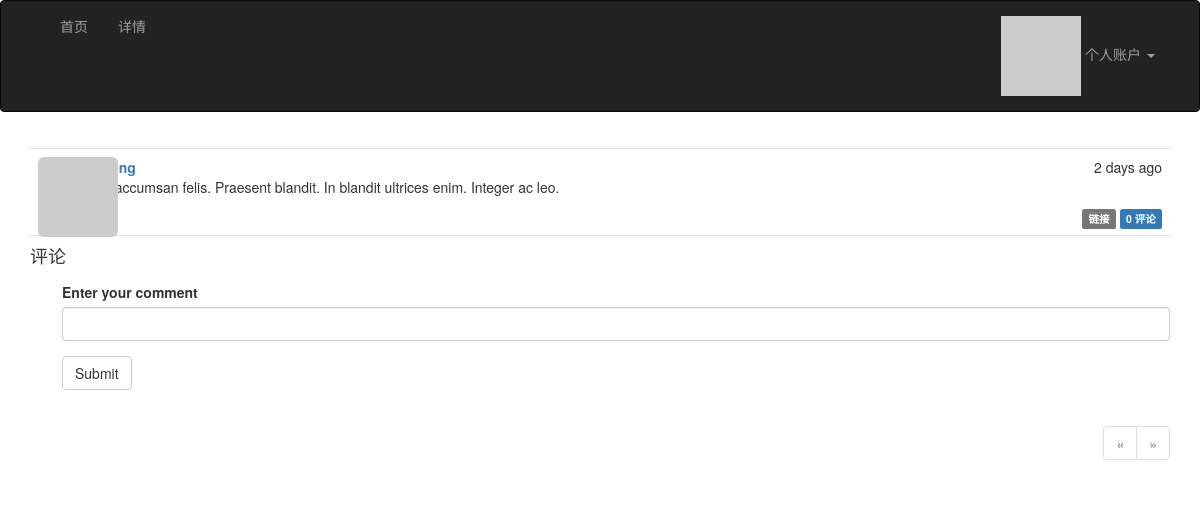
The page /post/2 (signed in) on the database its author committed.
### app/models.py (models this page shows, shortened)
class Post(db.Model):
    __tablename__ = 'posts'
    id = db.Column(db.Integer, primary_key=True)
    body = db.Column(db.Text)
    body_html = db.Column(db.Text)
    timestamp = db.Column(db.DateTime, index=True, default=datetime.utcnow)
    author_id = db.Column(db.Integer, db.ForeignKey('users.id'))
    comments = db.relationship('Comment', backref='post', lazy='dynamic')

### app/main/views.py (the view, shortened to what this page needs)
@main.route('/post/<int:id>', methods=['GET', 'POST'])
def post(id):
    post = Post.query.get_or_404(id)
    form = CommentForm()
    page = request.args.get('page', 1, type=int)
    if page == -1:
        page = (post.comments.count() - 1) // \
            current_app.config['FLASKY_COMMENTS_PER_PAGE'] + 1
    pagination = post.comments.order_by(Comment.timestamp.asc()).paginate(
        page, per_page=current_app.config['FLASKY_COMMENTS_PER_PAGE'],
        error_out=False)
    comments = pagination.items
    return render_template('post.html', posts=[post], form=form,
                           comments=comments, pagination=pagination)

### app/main/forms.py
class CommentForm(FlaskForm):
    body = StringField('Enter your comment', validators=[DataRequired()])
    submit = SubmitField('Submit')

### app/auth/views.py (called while the page is built)
@auth.before_app_request
def before_request():
    if current_user.is_authenticated:
        current_user.ping()
        if not current_user.confirmed \
                and request.endpoint \
                and request.blueprint != 'auth' \
                and request.endpoint != 'static':
            return redirect(url_for('auth.unconfirmed'))

### app/main/__init__.py (called while the page is built)
@main.app_context_processor
def inject_permissions():
    return dict(Permission=Permission)

### app/models.py (called while the page is built)
@login_manager.user_loader
def load_user(user_id):
    return User.query.get(int(user_id))

    def has_permission(self, perm):
        return self.permissions & perm == perm

    def can(self, perm):
        return self.role is not None and self.role.has_permission(perm)

    def is_administrator(self):
        return self.can(Permission.ADMIN)

    def ping(self):
        self.last_seen = datetime.utcnow()
        db.session.add(self)

    def gravatar(self, size=100, default='identicon', rating='g'):
        url = 'https://secure.gravatar.com/avatar'
        hash = self.avatar_hash or self.gravatar_hash()
        return '{url}/{hash}?s={size}&d={default}&r={rating}'.format(
            url=url, hash=hash, size=size, default=default, rating=rating)

### app/templates/post.html (shortened to what this page needs)
{% extends "base.html" %}
{% import "bootstrap/wtf.html" as wtf %}
{% import "_macros.html" as macros %}
{% block page_content %}
{% include '_posts.html' %}
<h4 id="comments">评论</h4>
{% if current_user.can(Permission.COMMENT) %}
<div class="comment-form">
    {{ wtf.quick_form(form) }}
</div>
{% endif %}
{% if pagination %}
<div class="pagination">
    {{ macros.pagination_widget(pagination, '.post', fragment='#comments', id=posts[0].id) }}
</div>
{% endif %}
{% endblock %}

### app/templates/_posts.html (shortened to what this page needs)
<ul class="posts">
    {% for post in posts %}
    <li class="post">
        <div class="post-thumbnail">
            <a href="{{ url_for('.user', username=post.author.username) }}">
                <img class="img-rounded profile-thumbnail" src="{{ post.author.gravatar(size=40) }}">
            </a>
        </div>
        <div class="post-content">
            <div class="post-date">{{ moment(post.timestamp).fromNow() }}</div>
            <div class="post-author"><a href="{{ url_for('.user', username=post.author.username) }}">{{ post.author.username }}</a></div>
            <div class="post-body">
                {% if post.body_html %}
                    {{ post.body_html | safe }}
                {% else %}
                    {{ post.body }}
                {% endif %}
            </div>
            <div class="post-footer">
                <a href="{{ url_for('.post', id=post.id) }}">
                    <span class="label label-default">链接</span>
                </a>
                <a href="{{ url_for('.post', id=post.id) }}#comments">
                    <span class="label label-primary">{{ post.comments.count() }} 评论</span>
                </a>
            </div>
        </div>
    </li>
    {% endfor %}
</ul>

### app/static/styles.css (style rules this page uses)
.profile-thumbnail { position: absolute; }
ul.posts { list-style-type: none; padding: 0px; margin: 16px 0px 0px 0px; border-top: 1px solid #e0e0e0; }
ul.posts li.post { padding: 8px; border-bottom: 1px solid #e0e0e0; }
div.post-date { float: right; }
div.post-author { font-weight: bold; }
div.post-thumbnail { position: absolute; }
div.post-content { margin-left: 48px; min-height: 48px; }
div.post-footer { text-align: right; }
div.comment-form { margin: 16px 0px 16px 32px; }
div.pagination { width: 100%; text-align: right; padding: 0px; margin: 0px; }

### rows shown on the page
Post: timestamp "2 days ago", body_html "Sed accumsan felis. Praesent blandit. In blandit ultrices enim. Integer ac leo.", comments.count "0"
